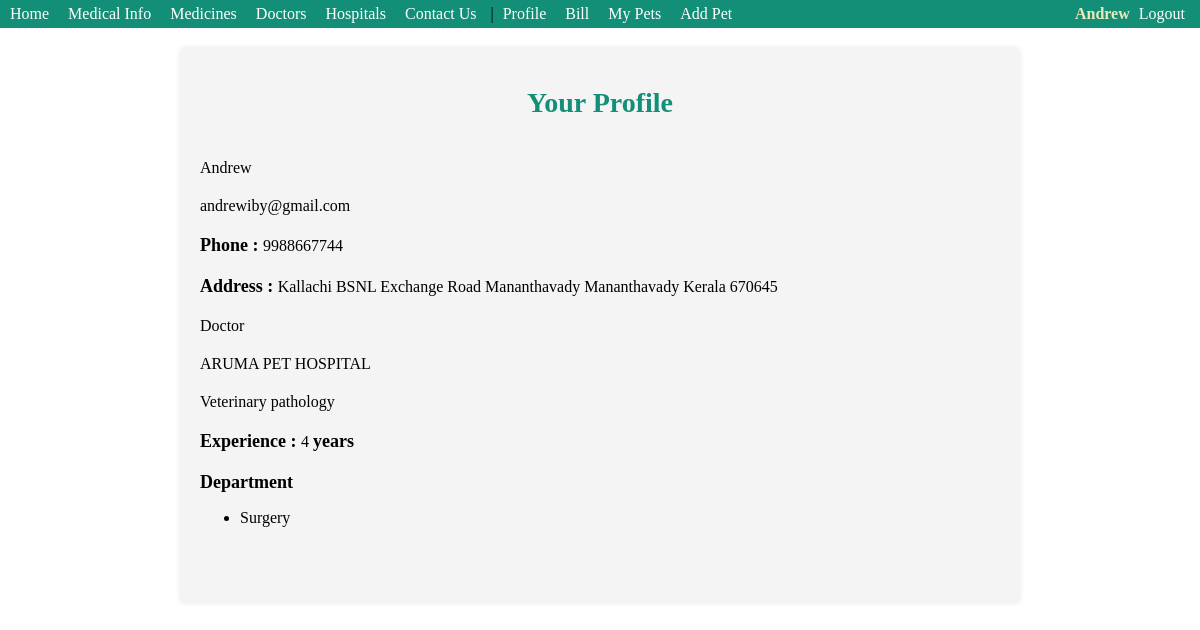
Screenshot of /vhms1/user_profile/ (signed in) with the database file from the repository.
### vhmsapp/models.py (models this page shows, shortened)
class Person(models.Model):
    title = models.CharField(max_length=10, default="Mr", verbose_name="Title")
    fname = models.CharField(max_length=50, default="", verbose_name="First Name")
    lname = models.CharField(max_length=50, default="", verbose_name="Last Name")
    house = models.CharField(max_length=50, blank=True, verbose_name="House Name")
    street = models.CharField(max_length=50, blank=True, verbose_name="Street")
    locality = models.CharField(max_length=50, blank=True, verbose_name="Locality")
    city = models.CharField(max_length=50, blank=True, verbose_name="City")
    state = models.CharField(max_length=50, blank=True, verbose_name="State", default="Kerala")
    pin = models.IntegerField(default=670645, verbose_name="PIN Code")
    phone = models.CharField(max_length=50, blank=True, verbose_name="Phone Numbers")
    email = models.EmailField(max_length=100, blank=True, verbose_name="Email Id")
    birthdate = models.DateField(verbose_name="Date of Birth", blank=True, null=True)
    profile_image = models.ImageField(upload_to='profile_images/', blank=True, null=True)
    loginid = models.CharField(max_length=40, verbose_name="Login Id", blank=True, null=True)
    password = models.CharField(max_length=20, verbose_name="Password", blank=True, null=True)
    forget_password_hint_question = models.CharField(
        max_length=100, default="Name of the first school you studied", verbose_name="Forget Password Hint Question",
        blank=True, null=True
    )
    forget_password_hint_answer = models.CharField(
        max_length=100, default="vjec@fml", verbose_name="Forget Password Hint Answer", blank=True, null=True
    )
    address = models.CharField(max_length=30, default="Chemberi")
    zip_code = models.CharField(max_length=10, default="670764")
    class Meta:
        verbose_name_plural = "People"

class Doctor(models.Model):
    person = models.OneToOneField(Person, verbose_name='Person Data', on_delete=models.CASCADE, blank=True, null=True)
    hospital = models.ForeignKey(Hospital, verbose_name='Hospital', on_delete=models.CASCADE, blank=True, null=True)
    designation = models.CharField(max_length=60, verbose_name="Designation", default="Doctor")
    joindate = models.DateField(verbose_name="Date of Join", blank=True, null=True)
    exitdate = models.DateField(verbose_name="Date of Exit", blank=True, null=True)
    qualifications = models.CharField(max_length=100, default=" DVM, DACVIM")
    experience = models.TextField()
    specialty = models.CharField(max_length=100,blank=True, null=True)
    education = models.TextField(max_length=1000,blank=True, null=True)
    departments = models.ManyToManyField(Department, blank=True)
    class Meta:
        verbose_name_plural = "Doctors"

class Hospital(models.Model):
    name = models.CharField(max_length=100)
    address = models.CharField(max_length=200)
    city = models.CharField(max_length=100)
    state = models.CharField(max_length=100)
    country = models.CharField(max_length=100)
    phone = models.CharField(max_length=50, blank=True, verbose_name="Phone Numbers")
    email = models.EmailField(max_length=100, blank=True, verbose_name="Email Id")
    departments = models.ManyToManyField(Department, blank=True)
    def __str__(self):
        return self.name

class Department(models.Model):
    name = models.CharField(max_length=100)

### vhmsapp/views.py (the view)
# urls.py: path('user_profile/', views.user_profile, name='pet_owner_profile'),
def user_profile(request):
    pid = request.session.get('pid')
    pname = request.session.get('pname')
    person = Person.objects.get(id=pid)
    doc = Doctor.objects.filter(person=person).first()
    context_data={'person':person}
    if doc:
        context_data['doctor']=doc
    return render(request, 'user_profile.html', context_data)

### vhmsapp/templates/user_profile.html (shortened to what this page needs)
<!DOCTYPE html>
<html lang="en">
<head>
{% include 'Menu.html' %}
</head>
<body>
  <div class="profile-container">
    <div class="profile-header">
      <h1>Your Profile</h1>
    </div>
    <div class="profile-details">
      <p>{{ request.session.pname }}</p>
      <p>{{ person.email }}</p>
      <p><label>Phone : </label> {{ person.phone }}</p>
      <p><label>Address : </label> {{ person.house }}
{{ person.street}}
{{ person.locality}}
{{ person.city}}
{{ person.state}}
{{ person.pin}}
      </p>
      {% if doctor %}
        <p>{{ doctor.designation }} </p>
        <p>{{ doctor.hospital }} </p>
        <p>{{ doctor.specialty }} </p>
        <p><label>Experience : </label>{{ doctor.experience }} <label>years </label></p>
        <p>
            <label> Department </label>
          <ul>
            {% for department in doctor.departments.all %}
                <li>{{ department.name }}</li>
            {% empty %}
                <li>No departments assigned</li>
            {% endfor %}
        </ul>
      </p>
      {% endif %}
    </div>
  </div>
</body>
</html>

### vhmsapp/templates/user_profile.html (style rules this page uses)
body { margin: 0; background-image: url('/static/b_g/Y4.jpg'); background-repeat: no-repeat; background-size: cover; background-position: center; }
.profile-container { max-width: 800px; margin: 20px auto; padding: 20px; background-color: rgba(242, 242, 242, 0.8); border-radius: 5px; box-shadow: 0 0 5px rgba(0, 0, 0, 0.1); }
.profile-header { text-align: center; margin-bottom: 20px; }
.profile-header h1 { color: #148F77; font-size: 28px; }
.profile-details { margin-bottom: 20px; }
.profile-details label { font-weight: bold; font-size: 18px; }
.profile-details p { margin: 0; font-size: 16px; }
p { margin: 0; font-size: 16px; padding-top: 20px; }

### rows the page displays
Person: email "andrewiby@gmail.com", phone "9988667744", house "Kallachi", street "BSNL Exchange Road", locality "Mananthavady", city "Mananthavady", state "Kerala", pin "670645"
Doctor: designation "Doctor", hospital "ARUMA PET HOSPITAL", specialty "Veterinary pathology", experience "4"
Department: name "Surgery"

### other values shown
{{ request.session.pname }} "Andrew"
